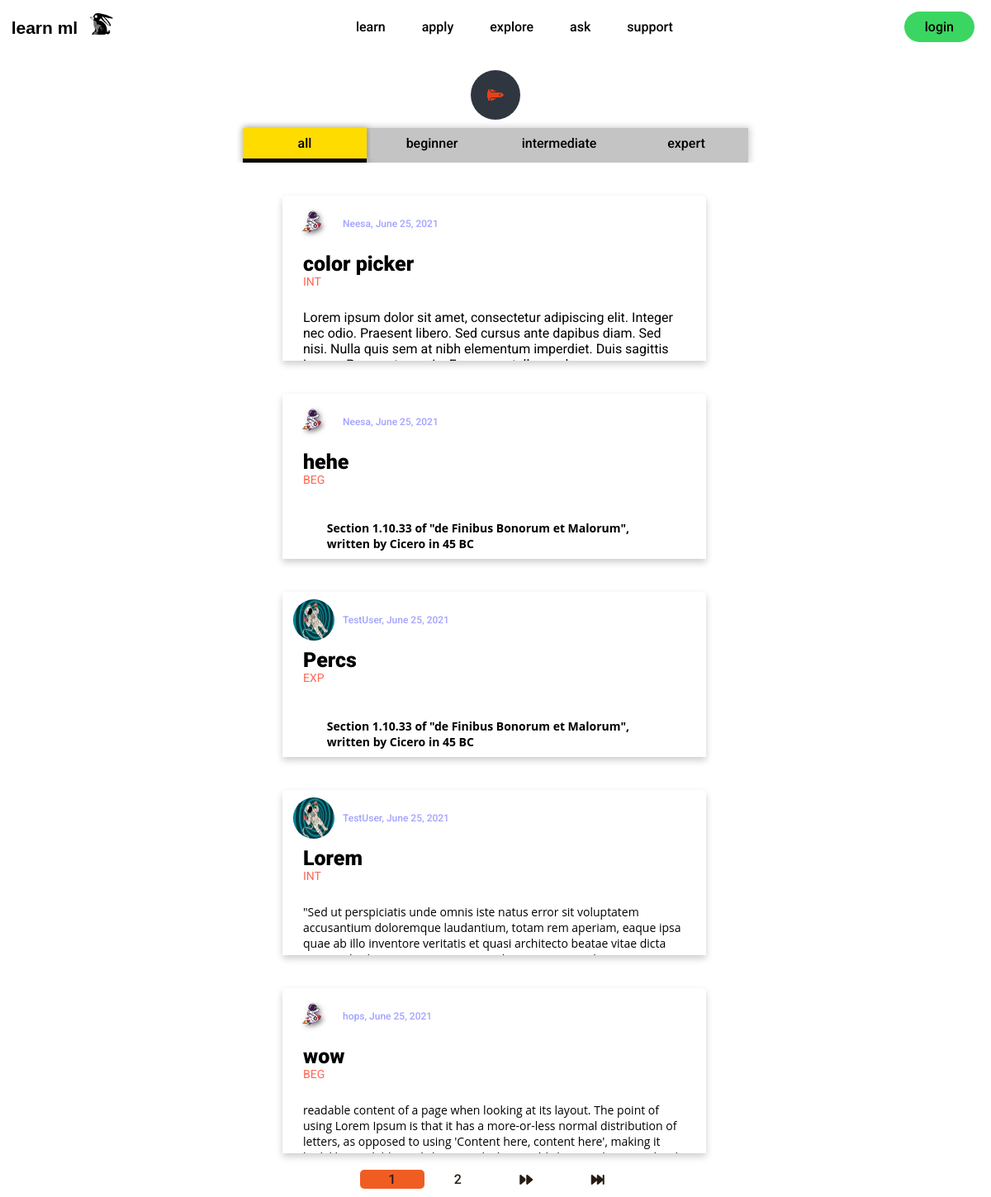
The app's page /explore/, older data.
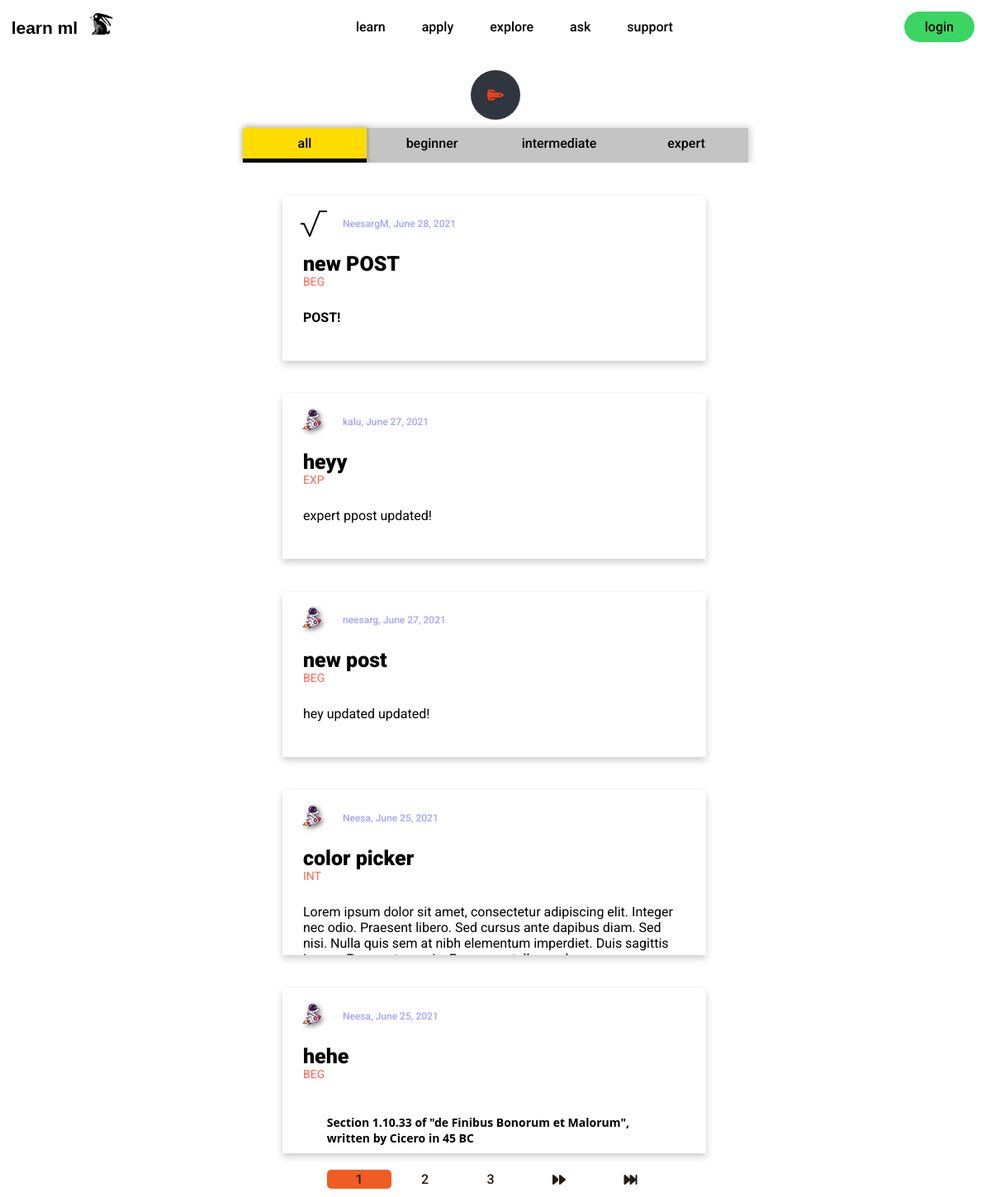
The same page, newer data.
### explore/models.py (models this page shows, shortened)
class Post(models.Model):
	title = models.CharField(max_length=100)
	content = HTMLField()
	date_posted = models.DateTimeField(default=timezone.now)
	author = models.ForeignKey(User, on_delete=models.CASCADE)
	POST_AUDIENCE = [
        ('BEG', 'Beginner'),
        ('INT', 'Intermediate'),
        ('EXP', 'Expert'),
    ]
	audience = models.CharField(max_length=3, choices=POST_AUDIENCE, default='BEG',)
	likes = models.ManyToManyField(User, default=None, blank=True, related_name='likes')

### users/models.py (models this page shows, shortened)
class Profile(models.Model):
	user = models.OneToOneField(User, on_delete=models.CASCADE)
	image = models.ImageField(default='default.jpg', upload_to='profile_pics')

### explore/views.py (the view)
# urls.py: path('', PostListView.as_view(), name='explore-home'),
class PostListView(ListView):
	model = Post
	template_name = 'explore/explore.html'
	context_object_name = 'posts'
	paginate_by = 5
	def get_queryset(self):
		search_query = self.request.GET.get('search_post')
		audience_query = self.request.GET.get('audience_filter')
		object_list = self.model.objects.all().order_by('-likes', '-date_posted')
		if search_query != '' and search_query is not None:
			object_list = object_list.filter(Q(title__icontains=search_query) |
				Q(content__icontains=search_query)).distinct()
		if audience_query != '' and audience_query is not None:
			object_list = object_list.filter(audience__iexact=audience_query)
		return object_list

### explore/templates/explore/explore.html (shortened to what this page needs)
{% extends "explore/base.html" %}
{% block section %}
<section class="filter-sections">
	<form method="GET" action=".">
		<div class="search-form">
			<div class="search-box">
				<button class="search-btn" type="submit">
					<i class="fas fa-space-shuttle"></i>
				</button>
			</div>
		</div>
		<div class="audience-form">
			<div class="audience-selection">
				{% if 'audience_filter' not in request.get_full_path or request.GET.audience_filter == '' or 'search_post' not in request.get_full_path %}
				<button class="audience-btn-all-selected" type="submit" value="" name="audience_filter">
					all
				</button>
				{% else %}
				<button class="audience-btn-all" type="submit" value="" name="audience_filter">
					all
				</button>
				{% endif %}
				{% if  'audience_filter=BEG' in request.get_full_path %}
				<button class="audience-btn-beg-selected" type="submit" value="BEG" name="audience_filter">
					beginner
				</button>
				{% else %}
				<button class="audience-btn-beg" type="submit" value="BEG" name="audience_filter">
					beginner
				</button>
				{% endif %}
				{% if 'audience_filter=INT' in request.get_full_path%}
				<button class="audience-btn-int-selected" type="submit" value="INT" name="audience_filter">
					intermediate
				</button>
				{% else %}
				<button class="audience-btn-int" type="submit" value="INT" name="audience_filter">
					intermediate
				</button>
				{% endif %}
				{% if  'audience_filter=EXP' in request.get_full_path %}
				<button class="audience-btn-exp-selected" type="submit" value="EXP" name="audience_filter">
					expert
				</button>
				{% else %}
				<button class="audience-btn-exp" type="submit" value="EXP" name="audience_filter">
					expert
				</button>
				{% endif %}
			</div>
		</div>
	</form>
</section>
<section class="posts-section">
	<div class="posts-content">
		{% for post in posts %}
		<div class="post-card">
			<div class="post-card-container">
				<div class="pic-name-date">
					<img class="small-prof-pic" src="{{ post.author.profile.image.url }}">
					<p class="post-author-and-date"><a class="post-author-and-date" href="{% url 'user-posts' post.author.username %}">{{ post.author }}, {{ post.date_posted|date:"N d, Y" }}</a></p>
				</div>
				<h2><a class="post-title-link" href="{% url 'post-detail' post.id post.title %}">{{ post.title }}</a></h2>
				<p class="post-audience">{{ post.audience }}</p>
				<div class=post-content-container>
					<p class="post-content">{{ post.content|safe }}</p>
				</div>
			</div>
		</div>
		{% endfor %}
		<div class="pagination-container">
			{% if is_paginated %}
				{% for num in page_obj.paginator.page_range %}
					{% if page_obj.number == num %}
						<a class='page-current-link' href="?page={{ num }}">{{ num }}</a>
					{% elif num > page_obj.number|add:'-3' and num < page_obj.number|add:'3' %}
						<a class='page-around-link' href="?page={{ num }}">{{ num }}</a>
					{% endif %}
				{% endfor %}
				{% if page_obj.has_next %}
					<a class='page-next-link' href="?page={{ page_obj.next_page_number }}">
						<i id="ff" class="fas fa-forward"></i></a>
					<a class='page-last-link' href="?page={{ page_obj.paginator.num_pages }}"><i id="ff" class="fas fa-fast-forward"></i></a>
				{% endif %}
			{% endif %}
		</div>
</section>
{% endblock section %}

Row changes from the older to the newer data that the page shows:
no longer on this page (row unchanged): Post: author.profile.image (picture), author "TestUser", date_posted "June 25, 2021", title "Percs", audience "EXP", content "Section 1.10.33 of \"de Finibus Bonorum et Malorum\", written by Cicero in 45 BC"
no longer on this page (row unchanged): Post: author.profile.image (picture), author "TestUser", date_posted "June 25, 2021", title "Lorem", audience "INT", content "\"Sed ut perspiciatis unde omnis iste natus error sit voluptatem accusantium doloremque laudantium, totam rem aperiam, eaque ipsa quae ab illo inventore veritatis et quasi architecto beatae vitae dicta…"
no longer on this page (row unchanged): Post: author.profile.image (placeholder picture), author "hops", date_posted "June 25, 2021", title "wow", audience "BEG", content "readable content of a page when looking at its layout. The point of using Lorem Ipsum is that it has a more-or-less normal distribution of letters, as opposed to using 'Content here, content here', making it…"
added Post: author.profile.image (picture), author "NeesargM", date_posted "June 28, 2021", title "new POST", audience "BEG", content "POST!"
added Post: author.profile.image (placeholder picture), author "kalu", date_posted "June 27, 2021", title "heyy", audience "EXP", content "expert ppost updated!"
added Post: author.profile.image (placeholder picture), author "neesarg", date_posted "June 27, 2021", title "new post", audience "BEG", content "hey updated updated!"
Text that changed along with them:
new list line: "3"
